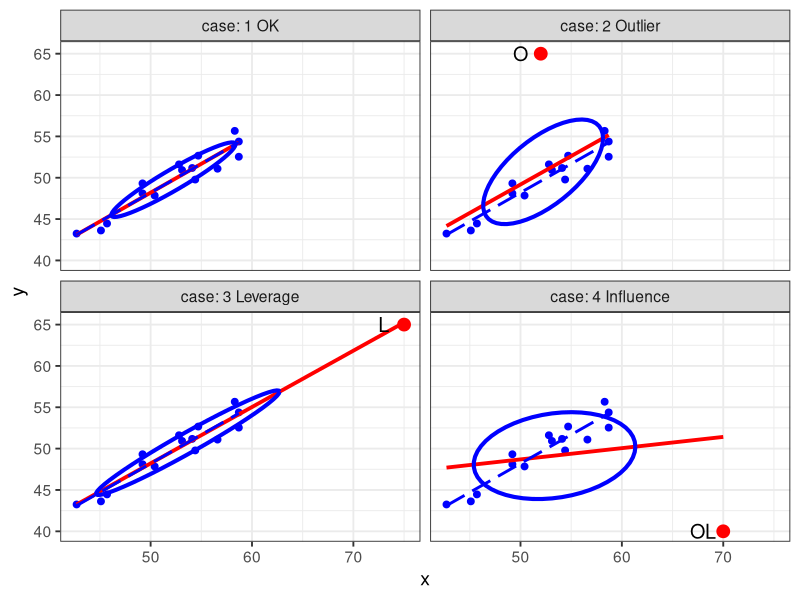

R code for this plot: (Note: this script raises an error after producing the figure.)
## ---- chunk 1
library(tidyverse)
set.seed(42)
N <- 15
case_labels <- paste(1:4, c("OK", "Outlier", "Leverage", "Influence"))
levdemo <- tibble(
	case = rep(case_labels, 
	           each = N),
	x = rep(round(40 + 20 * runif(N), 1), 4),
	y = rep(round(10 + .75 * x + rnorm(N, 0, 1.25), 4)),
	id = " "
)

mod <- lm(y ~ x, data=levdemo)
coef(mod)
## ---- chunk 2
extra <- tibble(
  case = case_labels,
  x  = c(65, 52, 75, 70),
  y  = c(NA, 65, 65, 40),
  id = c("  ", "O", "L", "OL")
)

#' Join these to the data
both <- bind_rows(levdemo, extra) |>
  mutate(case = factor(case))
## ---- chunk 3
#| label: fig-levdemo
#| out-width: 100%
#| fig-cap: 'Leverage influence quartet with data 50% ellipses. Case (1) original data; (2) adding one low-leverage outlier, "O"; (3) adding one "good" leverage point, "L"; (4) adding one "bad" leverage point, "OL". The dashed line is the fitted line for the original data, while the solid line reflects the additional point. The data ellipses show the effect of the additional point on precision.'
ggplot(levdemo, aes(x = x, y = y)) +
  geom_point(color = "blue", size = 2) +
  geom_smooth(data = both, 
              method = "lm", formula = y ~ x, se = FALSE,
              color = "red", linewidth = 1.3, linetype = 1) +
  geom_smooth(method = "lm", formula = y ~ x, se = FALSE,
              color = "blue", linewidth = 1, linetype = "longdash" ) +
  stat_ellipse(data = both, level = 0.5, color="blue", type="norm", linewidth = 1.4) +
  geom_point(data=extra, color = "red", size = 4) +
  geom_text(data=extra, aes(label = id), nudge_x = -2, size = 5) +
  facet_wrap(~case, labeller = label_both) +
  theme_bw(base_size = 14)
## ---- chunk 4
#| label: fig-levdemo2
#| out-width: 80%
#| code-fold: true
#| fig.cap: "Data ellipses in the Leverage-influence quartet. This graph overlays the data ellipses
#|     and additional points from the four panels of @fig-levdemo2. It can be seen that only the
#|     OL point affects the slope, while the O and L points affect precision of the estimates in opposite
#|     directions."
colors <- c("black", "blue", "darkgreen", "red")
with(both,
     {dataEllipse(x, y, groups = case, 
          levels = 0.68,
          plot.points = FALSE, add = FALSE,
          center.pch = "+",
          col = colors,
          fill = TRUE, fill.alpha = 0.1)
     })

case1 <- both |> filter(case == "1 OK")
points(case1[, c("x", "y")], cex=1)

points(extra[, c("x", "y")], 
       col = colors,
       pch = 16, cex = 2)

text(extra[, c("x", "y")],
     labels = extra$id,
     col = colors, pos = 2, offset = 0.5)
